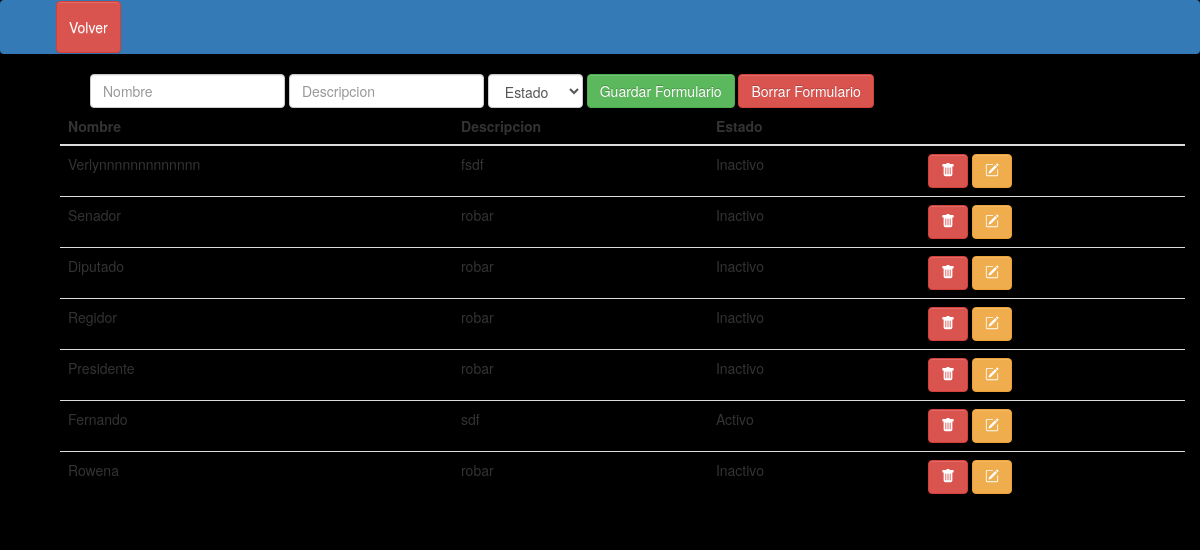
The page /AdminView/AdmPuestos/HomePuestos.php on the database its author committed.
### tables this page shows
CREATE TABLE `puesto_electivo` (
  `puestoid` int(11) NOT NULL,
  `nombrepu` varchar(100) NOT NULL,
  `descripcion` varchar(500) NOT NULL,
  `estado` tinyint(1) NOT NULL
);

### Data/DataBase.php (called while the page is built)
<?php
    class DB{
        public $server;
        public $username;
        public $password;
        public $database;
        public function __construct(){
            $this->server = 'localhost';
            $this->username = 'root';
            $this->password = '';
            $this->database = 'elecciones';
        }
        function connect(){
            try{
                $conn = new PDO("mysql:host=$this->server;dbname=$this->database;", $this->username,$this->password);
                return $conn;
            }
            catch(PDOException $e){
                die('Connected failed '.$e->getMessage());
            }
        }
}
?>

### AdminView/AdmPuestos/HomePuestos.php (the view, shortened to what this page needs)
<?php
require_once '../../Data/DataBase.php';
    $db = new DB();
    $query = "SELECT * FROM puesto_electivo";
    $result = $db->connect()->query($query);
?>
<!DOCTYPE html>
<html lang="en">
<head>
    <link rel="stylesheet" href="../../css/bootstrap-theme.min.css"/>
        <link rel="stylesheet" href="../../css/bootstrap.min.css"/>
        <link rel="stylesheet" href="../../Design/design.css"/>
</head>
<body>
<header>
    <nav class="navbar navbar-dark bg-primary">
    <div class="collapse navbar-collapse" id="navbarText">
        <ul class="navbar-nav mr-auto" style="list-style-type: none">
         <li class="nav-item active">
          <a href="../AdminHome.php" class="btn btn-danger"><span>Volver</span></a>
         </li>
        </ul>
    </nav>
  </header>
<div class="container">
    <div class="row">
        <form action="AddPuestos.php" method="post" class="form-inline">
            <div class="form-group row">
                <input class="form-control" type="text" placeholder="Nombre" name="nombre" />
                <input class="form-control" type="text" placeholder="Descripcion" name="descripcion" />
                <select class="form-control" name="estado">
                    <option value="" style="display: none;">Estado</option>
                </select>
                <button type="submit" class="btn btn-success">Guardar Formulario</button>
                <button type="reset" value="Clear" class="btn btn-danger">Borrar Formulario</button>
            </div>
        </form>
    </div>
      <div class="row table-responsive">
        <table class="table table-hover">
            <thead class="thead-light">
                <th>Nombre</th>
                <th>Descripcion</th>
                <th>Estado</th>
                <th></th>
                <th></th>
            </thead>
            <tbody>
<?php
    if( $result->rowCount() > 0) {
        while($row = $result->fetch()) {
        echo "<tr>";
        echo "<td>".$row['nombrepu']."</td>";
        echo "<td>".$row['descripcion']."</td>";
        if ($row['estado'] == 1) {
            echo "<td>Activo<td>";
        }else {
            echo "<td>Inactivo<td>";
        }
        echo "<td><a href='DeletePuestos.php?id=".$row['puestoid']."' class='btn btn-danger'>
        <svg width='1em' height='1em' viewBox='0 0 16 16' class='bi bi-trash-fill' fill='currentColor' xmlns='http://www.w3.org/2000/svg'>
            <path fill-rule='evenodd' d='M2.5 1a1 1 0 0 0-1 1v1a1 1 0 0 0 1 1H3v9a2 2 0 0 0 2 2h6a2 2 0 0 0 2-2V4h.5a1 1 0 0 0 1-1V2a1 1 0 0 0-1-1H10a1 1 0 0 0-1-1H7a1 1 0 0 0-1 1H2.5zm3 4a.5.5 0 0 1 .5.5v7a.5.5 0 0 1-1 0v-7a.5.5 0 0 1 .5-.5zM8 5a.5.5 0 0 1 .5.5v7a.5.5 0 0 1-1 0v-7A.5.5 0 0 1 8 5zm3 .5a.5.5 0 0 0-1 0v7a.5.5 0 0 0 1 0v-7z'/>
        </svg>
        </a>
        <a href='UpdatePuestos.php?id=".$row['puestoid']."' class='btn btn-warning'>
        <svg width='1em' height='1em' viewBox='0 0 16 16' class='bi bi-pencil-square' fill='currentColor' xmlns='http://www.w3.org/2000/svg'>
            <path d='M15.502 1.94a.5.5 0 0 1 0 .706L14.459 3.69l-2-2L13.502.646a.5.5 0 0 1 .707 0l1.293 1.293zm-1.75 2.456l-2-2L4.939 9.21a.5.5 0 0 0-.121.196l-.805 2.414a.25.25 0 0 0 .316.316l2.414-.805a.5.5 0 0 0 .196-.12l6.813-6.814z'/>
            <path fill-rule='evenodd' d='M1 13.5A1.5 1.5 0 0 0 2.5 15h11a1.5 1.5 0 0 0 1.5-1.5v-6a.5.5 0 0 0-1 0v6a.5.5 0 0 1-.5.5h-11a.5.5 0 0 1-.5-.5v-11a.5.5 0 0 1 .5-.5H9a.5.5 0 0 0 0-1H2.5A1.5 1.5 0 0 0 1 2.5v11z'/>
        </svg>
        </a>
        </td>";
        echo "</tr>";
    }
}
else
{
    echo "<tr><td colspan='10'>No tenemos ninguna informacion</td></tr>";
}
?>
            </tbody>
        </table>
    </div>
    </div>
</body>
</html>

### Design/design.css (style rules this page uses)
body { background:#000000; }

### AdminView/AdmPuestos/HomePuestos.php (style rules this page uses)
.row { margin-left:30px; }

### rows shown on the page
puesto_electivo: nombrepu "Verlynnnnnnnnnnnnn", descripcion "fsdf", estado "Inactivo"
puesto_electivo: nombrepu "Senador", descripcion "robar", estado "Inactivo"
puesto_electivo: nombrepu "Diputado", descripcion "robar", estado "Inactivo"
puesto_electivo: nombrepu "Regidor", descripcion "robar", estado "Inactivo"
puesto_electivo: nombrepu "Presidente", descripcion "robar", estado "Inactivo"
puesto_electivo: nombrepu "Fernando", descripcion "sdf", estado "Activo"
puesto_electivo: nombrepu "Rowena", descripcion "robar", estado "Inactivo"
